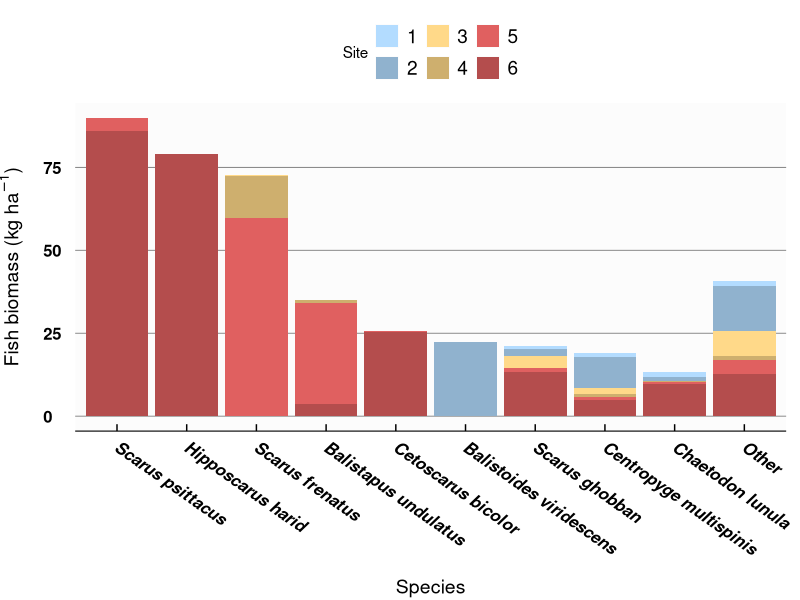
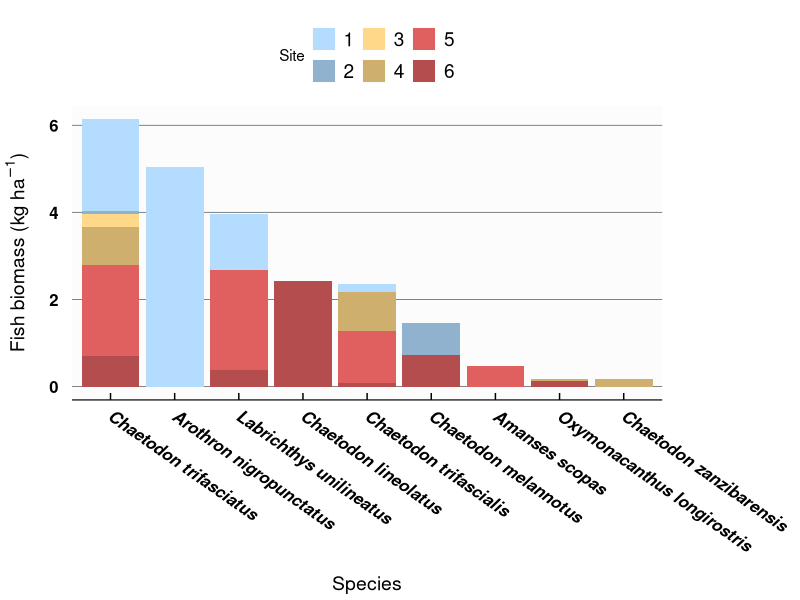

Generate these figures, in order, with R:
## ---- chunk 1

rm(list=ls()) # Clear workspace
knitr::opts_knit$set(root.dir = '/tmp') #Set directory at current directory for all subsequent chunks
options(scipen = 50) # Have all numbers in non-scientific notation

library(plyr) # Join (vlookup)
library(tidyverse) # Data manipulation and plotting
library(readxl) # Import excel sheets
library(htmlTable) # Data table
library(ggthemes) # pretty plots

## ---- chunk 2

# Load raw data
db.0raw <- read_excel("Fish surveys_DATABASE_04_Selection.xlsx", sheet = "SPECIES")

# Drop irrelevant columns
db.1clean <- db.0raw[-c(2, 5, 6, 9)]
db.1clean$Site <- as.factor(db.1clean$Site)


# FACULTATIVE CORALLIVORES
db.2Fac <- subset(db.1clean, Corallivore.F == "YES" & Corallivore.O == "NO" )

## Average per Species by Site
db.2Fac.sum <- db.2Fac  %>%  
  group_by(Species, Site) %>% 
  dplyr::summarise(Biomass.sum = sum(Biomass, na.rm = TRUE))

## Calculate biomass in kg/ha
db.2Fac.sum <- as.data.frame(append(db.2Fac.sum, list(Surveys = ""))) 

### Set varying number of Surveys per Site
db.2Fac.sum$Surveys <- ifelse(
  db.2Fac.sum$Site == 1, 11, ifelse(db.2Fac.sum$Site == 2, 13, ifelse(db.2Fac.sum$Site == 3, 15,
                           ifelse(db.2Fac.sum$Site == 4, 15, ifelse(db.2Fac.sum$Site == 5, 11, 12)))))

### Calculate Biomass (kg/ha)
db.2Fac.sum <- as.data.frame(append(db.2Fac.sum, list(Biomass.kgha = db.2Fac.sum$Biomass.sum / db.2Fac.sum$Surveys))) 

## Average Biomass of Facultative corallivores per Site
db.2Fac.avgSite <- db.2Fac.sum  %>%  
  group_by(Site) %>% 
  dplyr::summarise(Biomass = sum(Biomass.kgha, na.rm = TRUE))

## Sort by total biomass per Species 
### Average Biomass of Facultative corallivores per Species
db.2Fac.avgSpecies <- db.2Fac.sum  %>%  
  group_by(Species) %>% 
  dplyr::summarise(Biomass.tot = sum(Biomass.kgha, na.rm = TRUE))

### Create category Other, for those species having relatively few Bites
#### Express biomass in percentages
Total.Fac <- sum(db.2Fac.avgSpecies$Biomass.tot)
db.2Fac.avgSpecies <- as.data.frame(append(db.2Fac.avgSpecies, 
                      list(Biomass.pct = db.2Fac.avgSpecies$Biomass.tot / Total.Fac * 100)))

#### Join dataframes
db.2Fac.sum <- plyr::join(db.2Fac.sum, db.2Fac.avgSpecies, by = "Species")

#### Change Species names to category Other, when their total Bites contribute < 3%
db.2Fac.sum$Species <- ifelse(db.2Fac.sum$Biomass.pct < 3, "Other", as.character(db.2Fac.sum$Species))

#### Drop coluns
db.2Fac.sum <- db.2Fac.sum[-c(3, 4, 7)] 


# OBLIGATE CORALLIVORES
db.2Obl <- subset(db.1clean, Corallivore.O == "YES")

## Average per Species by Site
db.2Obl.sum <- db.2Obl  %>%  
  group_by(Species, Site) %>% 
  dplyr::summarise(Biomass.sum = sum(Biomass, na.rm = TRUE))

## Calculate biomass in kg/ha
db.2Obl.sum <- as.data.frame(append(db.2Obl.sum, list(Surveys = ""))) 

### Set varying number of Surveys per Site
db.2Obl.sum$Surveys <- ifelse(
  db.2Obl.sum$Site == 1, 11, ifelse(db.2Obl.sum$Site == 2, 13, ifelse(db.2Obl.sum$Site == 3, 15,
                           ifelse(db.2Obl.sum$Site == 4, 15, ifelse(db.2Obl.sum$Site == 5, 11, 12)))))

### Calculate Biomass (kg/ha)
db.2Obl.sum <- as.data.frame(append(db.2Obl.sum, list(Biomass.kgha = db.2Obl.sum$Biomass.sum / db.2Obl.sum$Surveys))) 

## Average Biomass of Facultative corallivores per Site
db.2Obl.avgSite <- db.2Obl.sum  %>%  
  group_by(Site) %>% 
  dplyr::summarise(Biomass = sum(Biomass.kgha, na.rm = TRUE))

## Sort by total biomass per Species 
### Average Biomass of Facultative corallivores per Species
db.2Obl.avgSpecies <- db.2Obl.sum  %>%  
  group_by(Species) %>% 
  dplyr::summarise(Biomass.tot = sum(Biomass.kgha, na.rm = TRUE))

### Create category Other, for those species having relatively few Bites
#### Express biomass in percentages
Total.Obl <- sum(db.2Obl.avgSpecies$Biomass.tot)
db.2Obl.avgSpecies <- as.data.frame(append(db.2Obl.avgSpecies, 
                      list(Biomass.pct = db.2Obl.avgSpecies$Biomass.tot / Total.Obl * 100)))

#### Join dataframes
db.2Obl.sum <- plyr::join(db.2Obl.sum, db.2Obl.avgSpecies, by = "Species")

#### Change Species names to category Other, when their total Bites contribute < 0.5% (none)
db.2Obl.sum$Species <- ifelse(db.2Obl.sum$Biomass.pct < 0.5, "Other", as.character(db.2Obl.sum$Species))

#### Drop coluns
db.2Obl.sum <- db.2Obl.sum[-c(3, 4, 7)] 


## ---- chunk 3

# Stacked bar Facultative corallivores
ggplot(db.2Fac.sum, aes(fill=Site, y=Biomass.kgha, x=reorder(Species, -Biomass.tot))) + 
    geom_bar(position="stack", stat="identity")+
    scale_fill_manual(values = c("#b3dcff", "#90b2ce", "#ffd989", "#ceaf6e", "#e06060", "#b44d4d"))+
    labs(y = expression(paste("Fish biomass (kg ", ha^-1,")")), x = "Species")+
    theme_economist()+
    theme(
      axis.title.x = element_text(color="black", vjust=-2, size = 14),
      axis.text.x=element_text(size=12, face = "bold.italic", vjust=0.5, angle = -35, hjust=0),
      axis.title.y = element_text(color="black" , vjust=4, size = 14),
      axis.text.y=element_text(size=12, face = "bold", vjust=0.5),
      panel.background = element_rect(fill = "#FCFCFC"),
      plot.background = element_rect(fill = "#FFFFFF"),
      panel.grid.major = element_line(colour = "#797979", size = 0.3)
      )
ggsave("Facultative corallivores.tiff", width = 23, height = 10, units = "cm", dpi=1200, compression = "lzw")

# Stacked bar Obligate corallivores
ggplot(db.2Obl.sum, aes(fill=Site, y=Biomass.kgha, x=reorder(Species, -Biomass.tot))) + 
    geom_bar(position="stack", stat="identity")+
    scale_fill_manual(values = c("#b3dcff", "#90b2ce", "#ffd989", "#ceaf6e", "#e06060", "#b44d4d"))+
    labs(y = expression(paste("Fish biomass (kg ", ha^-1,")")), x = "Species")+
    theme_economist()+
    theme(
      axis.title.x = element_text(color="black", vjust=-2, size = 14),
      axis.text.x=element_text(size=12, face = "bold.italic", vjust=0.5, angle = -35, hjust=0),
      axis.title.y = element_text(color="black" , vjust=4, size = 14),
      axis.text.y=element_text(size=12, face = "bold", vjust=0.5),
      plot.margin = unit(c(0.5,3.5,0.5,0.5), "cm"),
      panel.background = element_rect(fill = "#FCFCFC"),
      plot.background = element_rect(fill = "#FFFFFF"),
      panel.grid.major = element_line(colour = "#797979", size = 0.3)
      )
ggsave("Obligate corallivores.tiff", width = 23, height = 10, units = "cm", dpi=1200, compression = "lzw")
